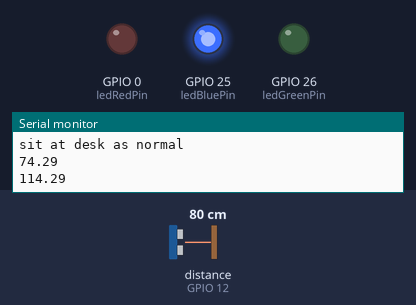
This sketch was run on a simulated ESP32. Shown: output pins drawn as LEDs (lit = HIGH), the last lines printed to the serial monitor. Wiring (inferred from the names in the program): ultrasonic range finder: trigger GPIO 4; echo GPIO 12. The test bench sets the inputs (shaded band); at power-on: distance to the obstacle (sensor on GPIO 12) 80 cm. The echo pulse lasts 58.3 µs per cm; WiFi joins after 1.5 s; servers stay silent unless stated; uploads are accepted with an empty reply; pins used as bus, display or sensor lines are not drawn.

Above: at 7.2 s.
At 7.81 s:
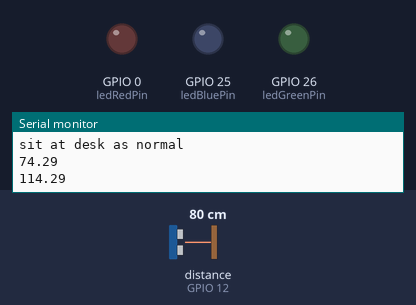
At 12.9 s:
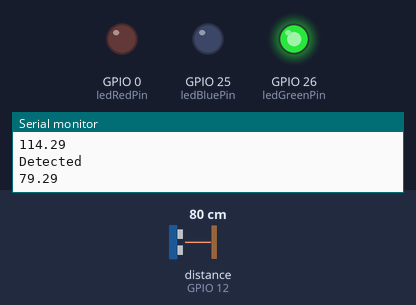
Timing chart, 0 to 21.0 s (numbered marks = the images above):
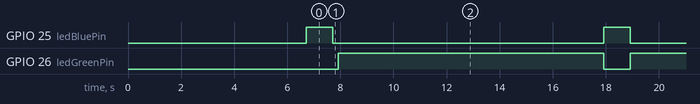

The sketch:

Final_Project.ino
```cpp
#include <WiFi.h>
#include <HTTPClient.h>

//Wifi Configuration
const char *ssid = "NOWTVV1PD4";
//const char *ssid = "Conor";
//const char *password = "Conor123";
const char *password = "XRTs8mck76Cg";

//SmartThings Configuration
const char *personal_token = "c811d0c2-2ec9-4b37-b956-341b67056479";
const char *setup_routine = "d05abd3c-de90-4a88-a0c7-2b18d711a300";
const char *main_routine = "f8c342ee-6c84-4b28-b29f-0f07f131de1f";
const char *inactive_routine = "49396f64-afc0-4666-a205-9a9b9868b586";

const char *url_pattern = "https://api.smartthings.com/v1/devices/%s/commands";
const char *bearer_pattern = "Bearer: %s";

//Ultrasonic pins
const int trigPin = 4;
const int echoPin = 12;

//LED pins
const int ledBluePin = 25;
const int ledRedPin = 0;
const int ledGreenPin = 26;

//define sound speed in cm/uS
#define SOUND_SPEED 0.034
#define CM_TO_INCH 0.393701

//All Variables
long duration;
float distance;
float presenceClose;
float presenceFar;

bool presence;

char *url;
char *bearer;

char *routNo;

void setup() {
  Serial.begin(115200); // Starts the serial communication

  //Pin setup
  pinMode(trigPin, OUTPUT); // Sets the trigPin as an Output
  pinMode(echoPin, INPUT); // Sets the echoPin as an Input
  pinMode(ledBluePin, OUTPUT);
  pinMode(ledRedPin, OUTPUT);
  pinMode(ledGreenPin, OUTPUT);

  connectWifi();

  Serial.println("===Smart Desk Start Up===");
  setupRoutine();
  runAlexa();
  delay(5000);
  deskCalibration();
}

void loop() {
  checkPresence();
}

void connectWifi() {
  WiFi.begin(ssid, password);
  Serial.println("Connecting");
  while (WiFi.status() != WL_CONNECTED)
  {
      delay(500);
      Serial.print(".");
  }
  Serial.println("");
  Serial.print("Connected to WiFi network with IP Address: ");
  Serial.println(WiFi.localIP());
  Serial.println("");
}

void runAlexa() {
  HTTPClient http;

  http.begin(url);

  http.addHeader("Content-Type", "application/json");
  http.addHeader("Authorization", bearer);
  String httpRequestData = "[{\"component\":\"main\",\"capability\":\"switch\",\"command\":\"on\"}]";

  int httpResponseCode = http.POST(httpRequestData);

  http.end();
}

void setupRoutine() {
  url = (char *)malloc(strlen(url_pattern) + strlen(setup_routine));
  bearer = (char *)malloc(strlen(bearer_pattern) + strlen(personal_token));

  sprintf(url, url_pattern, setup_routine);
  sprintf(bearer, bearer_pattern, personal_token);
}

void runRoutine() {
  url = (char *)malloc(strlen(url_pattern) + strlen(main_routine));
  bearer = (char *)malloc(strlen(bearer_pattern) + strlen(personal_token));

  sprintf(url, url_pattern, main_routine);
  sprintf(bearer, bearer_pattern, personal_token);
}

void inactiveRoutine() {
  url = (char *)malloc(strlen(url_pattern) + strlen(inactive_routine));
  bearer = (char *)malloc(strlen(bearer_pattern) + strlen(personal_token));

  sprintf(url, url_pattern, inactive_routine);
  sprintf(bearer, bearer_pattern, personal_token);
}

float findDist() {
  // Clears the trigPin
  digitalWrite(trigPin, LOW);
  delayMicroseconds(2);
  // Sets the trigPin on HIGH state for 10 micro seconds
  digitalWrite(trigPin, HIGH);
  delayMicroseconds(10);
  digitalWrite(trigPin, LOW);

  // Reads the echoPin, returns the sound wave travel time in microseconds
  duration = pulseIn(echoPin, HIGH);

  // Calculate the distance
  distance = duration * SOUND_SPEED/2;
  return distance;
}

void deskCalibration() {
  Serial.println("Running Calibration");
  Serial.println("sit at desk as normal");
  Serial.println("");

  distance = findDist();

  //Set values
  presenceClose = distance - 5; //Having a 5cm buffer, just incase
  presenceFar = presenceClose + 40; //Suitable distance away
}

void checkPresence() {
  distance = findDist();
  Serial.println(presenceClose);
  Serial.println(presenceFar);

  //Set LEDs
  digitalWrite(ledRedPin, LOW);
  digitalWrite(ledGreenPin, LOW);
  digitalWrite(ledBluePin, HIGH);
  delay(1000);
  digitalWrite(ledBluePin, LOW);

  if (WiFi.status() == WL_CONNECTED)
    {
      if (distance < presenceClose || distance > presenceFar) {
        if (presence == true) {
          inactiveRoutine();
          runAlexa();
        }
        Serial.println(distance);
        presence = false;
        digitalWrite(ledRedPin, HIGH);

      } else
        {
          if (presence != true) {

            runRoutine();
            runAlexa();
            Serial.println("Detected");
            Serial.println(distance);
            presence = true;
            digitalWrite(ledGreenPin, HIGH);
          } else {
            Serial.println("Still Active");
            Serial.println(distance);
            digitalWrite(ledGreenPin, HIGH);
          }
        }
    }
    else
    {
        Serial.println("WiFi Disconnected");
        delay(5000);
    }

  delay(10000); //Set delay to 600000 for 10 mins
}
```

Measured:
- by itself, GPIO 25 (ledBluePin): alternates HIGH for 1.0 s and LOW for 10.0 s
- by itself, GPIO 26 (ledGreenPin): alternates HIGH for 10.0 s and LOW for 1.0 s
